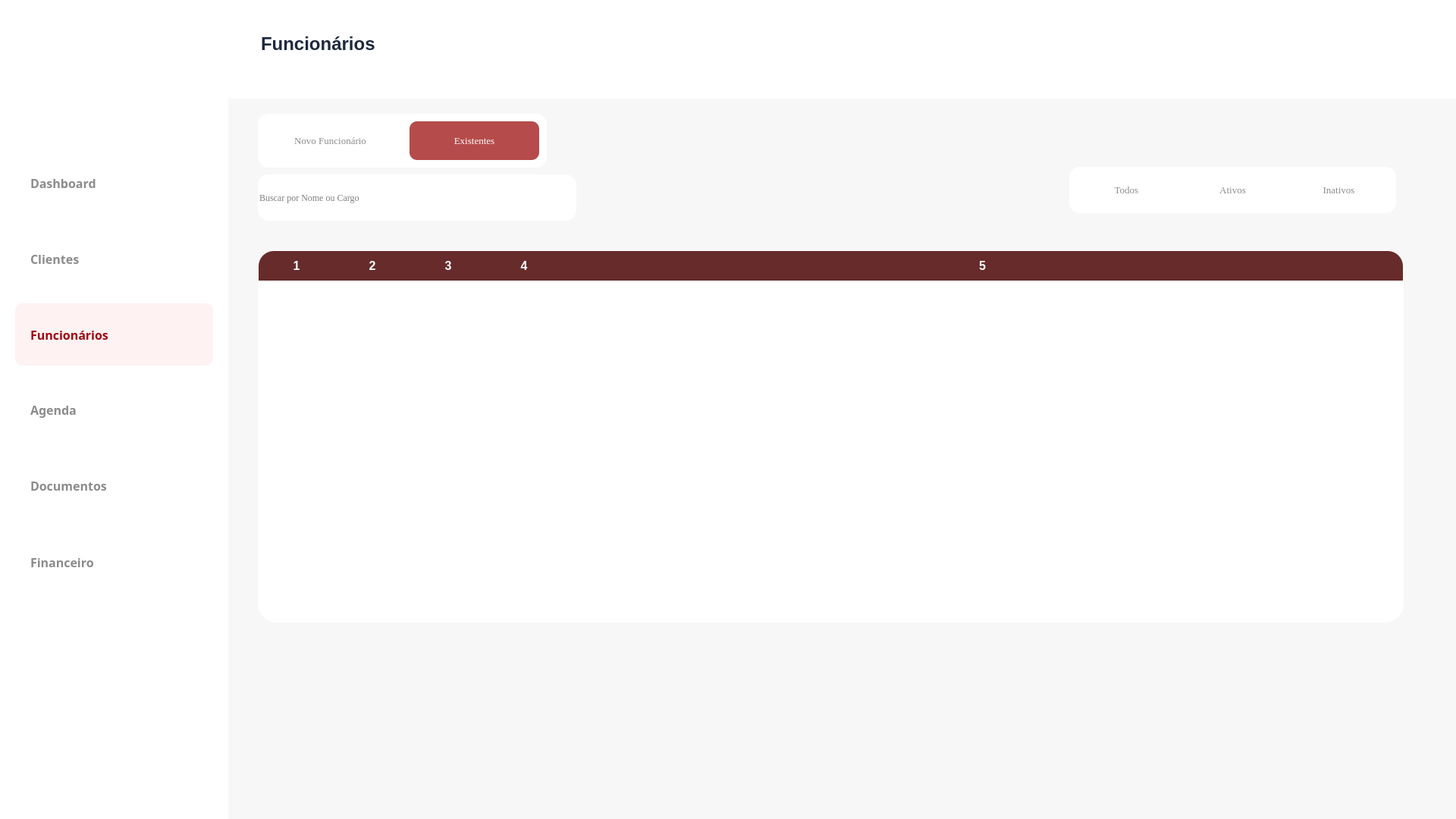
<?xml version="1.0" encoding="UTF-8"?>
<ui version="4.0">
 <class>Form</class>
 <widget class="QWidget" name="Form">
  <property name="geometry">
   <rect>
    <x>0</x>
    <y>0</y>
    <width>1920</width>
    <height>1080</height>
   </rect>
  </property>
  <property name="windowTitle">
   <string>Form</string>
  </property>
  <widget class="QFrame" name="frame_2">
   <property name="geometry">
    <rect>
     <x>0</x>
     <y>0</y>
     <width>1921</width>
     <height>131</height>
    </rect>
   </property>
   <property name="styleSheet">
    <string notr="true">background-color: rgb(255,255,255);
border: none;</string>
   </property>
   <property name="frameShape">
    <enum>QFrame::StyledPanel</enum>
   </property>
   <property name="frameShadow">
    <enum>QFrame::Raised</enum>
   </property>
   <widget class="QTextBrowser" name="textBrowser_2">
    <property name="geometry">
     <rect>
      <x>340</x>
      <y>40</y>
      <width>256</width>
      <height>51</height>
     </rect>
    </property>
    <property name="autoFillBackground">
     <bool>false</bool>
    </property>
    <property name="styleSheet">
     <string notr="true">border: 0px;
color:rgb(29, 41, 61);</string>
    </property>
    <property name="html">
     <string>&lt;!DOCTYPE HTML PUBLIC &quot;-//W3C//DTD HTML 4.0//EN&quot; &quot;http://www.w3.org/TR/REC-html40/strict.dtd&quot;&gt;
&lt;html&gt;&lt;head&gt;&lt;meta name=&quot;qrichtext&quot; content=&quot;1&quot; /&gt;&lt;style type=&quot;text/css&quot;&gt;
p, li { white-space: pre-wrap; }
&lt;/style&gt;&lt;/head&gt;&lt;body style=&quot; font-family:'MS Shell Dlg 2'; font-size:8.25pt; font-weight:400; font-style:normal;&quot;&gt;
&lt;p style=&quot; margin-top:0px; margin-bottom:0px; margin-left:0px; margin-right:0px; -qt-block-indent:0; text-indent:0px;&quot;&gt;&lt;span style=&quot; font-size:18pt; font-weight:600;&quot;&gt;Funcionários&lt;/span&gt;&lt;/p&gt;&lt;/body&gt;&lt;/html&gt;</string>
    </property>
   </widget>
  </widget>
  <widget class="QFrame" name="main_window_funcionario">
   <property name="geometry">
    <rect>
     <x>300</x>
     <y>130</y>
     <width>1621</width>
     <height>951</height>
    </rect>
   </property>
   <property name="toolTip">
    <string/>
   </property>
   <property name="styleSheet">
    <string notr="true">background-color: rgb(247, 247, 247);
border: none;</string>
   </property>
   <property name="frameShape">
    <enum>QFrame::StyledPanel</enum>
   </property>
   <property name="frameShadow">
    <enum>QFrame::Raised</enum>
   </property>
   <widget class="QLineEdit" name="lineEdit">
    <property name="geometry">
     <rect>
      <x>40</x>
      <y>100</y>
      <width>420</width>
      <height>61</height>
     </rect>
    </property>
    <property name="font">
     <font>
      <family>Georgia</family>
     </font>
    </property>
    <property name="styleSheet">
     <string notr="true">background-color: white;
border-radius: 14px;</string>
    </property>
    <property name="text">
     <string/>
    </property>
    <property name="placeholderText">
     <string>Buscar por Nome ou Cargo</string>
    </property>
   </widget>
   <widget class="QFrame" name="frame_5">
    <property name="geometry">
     <rect>
      <x>1110</x>
      <y>90</y>
      <width>431</width>
      <height>61</height>
     </rect>
    </property>
    <property name="styleSheet">
     <string notr="true">background-color: white;
border-radius: 14px;</string>
    </property>
    <property name="frameShape">
     <enum>QFrame::StyledPanel</enum>
    </property>
    <property name="frameShadow">
     <enum>QFrame::Raised</enum>
    </property>
    <widget class="QPushButton" name="pushButton_5">
     <property name="geometry">
      <rect>
       <x>10</x>
       <y>10</y>
       <width>131</width>
       <height>41</height>
      </rect>
     </property>
     <property name="font">
      <font>
       <family>Georgia</family>
       <pointsize>10</pointsize>
      </font>
     </property>
     <property name="styleSheet">
      <string notr="true">QPushButton {
    text-align: center;
    background-color: white;
    color: rgb(139,139,139);
    border-radius: 10px;
}

QPushButton:hover {
    background-color: rgb(247,247,247);
}

QPushButton:pressed {
    background-color: rgb(182,75,75);
    color: white;
}</string>
     </property>
     <property name="text">
      <string>Todos</string>
     </property>
     <property name="icon">
      <iconset>
       <normaloff>../do-utilizador.png</normaloff>../do-utilizador.png</iconset>
     </property>
    </widget>
    <widget class="QPushButton" name="pushButton_4">
     <property name="geometry">
      <rect>
       <x>150</x>
       <y>10</y>
       <width>131</width>
       <height>41</height>
      </rect>
     </property>
     <property name="font">
      <font>
       <family>Georgia</family>
       <pointsize>10</pointsize>
      </font>
     </property>
     <property name="styleSheet">
      <string notr="true">QPushButton {
    text-align: center;
    background-color: white;
    color: rgb(139,139,139);
    border-radius: 10px;
}

QPushButton:hover {
    background-color: rgb(247,247,247);
}

QPushButton:pressed {
    background-color: rgb(182,75,75);
    color: white;
}</string>
     </property>
     <property name="text">
      <string>Ativos</string>
     </property>
     <property name="icon">
      <iconset>
       <normaloff>../do-utilizador.png</normaloff>../do-utilizador.png</iconset>
     </property>
    </widget>
    <widget class="QPushButton" name="pushButton_6">
     <property name="geometry">
      <rect>
       <x>290</x>
       <y>10</y>
       <width>131</width>
       <height>41</height>
      </rect>
     </property>
     <property name="font">
      <font>
       <family>Georgia</family>
       <pointsize>10</pointsize>
      </font>
     </property>
     <property name="styleSheet">
      <string notr="true">QPushButton {
    text-align: center;
    background-color: white;
    color: rgb(139,139,139);
    border-radius: 10px;
}

QPushButton:hover {
    background-color: rgb(247,247,247);
}

QPushButton:pressed {
    background-color: rgb(182,75,75);
    color: white;
}</string>
     </property>
     <property name="text">
      <string>Inativos</string>
     </property>
     <property name="icon">
      <iconset>
       <normaloff>../do-utilizador.png</normaloff>../do-utilizador.png</iconset>
     </property>
    </widget>
   </widget>
   <widget class="QTableWidget" name="tableWidget">
    <property name="geometry">
     <rect>
      <x>40</x>
      <y>200</y>
      <width>1511</width>
      <height>491</height>
     </rect>
    </property>
    <property name="font">
     <font>
      <family>Georgia</family>
      <pointsize>12</pointsize>
      <weight>50</weight>
      <bold>false</bold>
     </font>
    </property>
    <property name="layoutDirection">
     <enum>Qt::LeftToRight</enum>
    </property>
    <property name="styleSheet">
     <string notr="true">QHeaderView::section {
	font-family: &quot;MS Shell Dlg 2&quot;;
    font-size: 16px;
    font-weight: bold;
    color: white;
    background-color: rgb(103, 43, 43);
    color: white;
    border: none;
	padding: 8px;
}
QHeaderView::section:first {
	border-top-left-radius: 20px;  /* Canto superior esquerdo */
    border-top-right-radius: 0px;
    border-bottom-left-radius: 0px;
    border-bottom-right-radius: 0px;
}
QHeaderView::section:last {
	border-top-left-radius: 0px;
    border-top-right-radius: 20px;
    border-bottom-left-radius: 0px;
    border-bottom-right-radius: 0px;
}
QTableWidget {
    border: none;
    border-radius: 25px;
    background-color: white;
    /* Necessário para o fundo arredondar corretamente */
    padding: 1px;
}
QTableWidget::section:first {
	font-family: &quot;Times New Roman&quot;;
    font-size: 12px;
	font-weight: bold;
    color: black;
}
QTableWidget::section:second, third {
	font-family: &quot;Times New Roman&quot;;
    font-size: 10px;
    color: rgb(152, 152, 152);
	text-align: center;
}
QTableWidget::section:last {
	font-family: &quot;Times New Roman&quot;;
    font-size: 12px;
	font-weight: bold;
    color: black;
	text-align: center;
}</string>
    </property>
    <property name="editTriggers">
     <set>QAbstractItemView::NoEditTriggers</set>
    </property>
    <property name="alternatingRowColors">
     <bool>true</bool>
    </property>
    <property name="sortingEnabled">
     <bool>true</bool>
    </property>
    <property name="columnCount">
     <number>5</number>
    </property>
    <attribute name="horizontalHeaderVisible">
     <bool>true</bool>
    </attribute>
    <attribute name="horizontalHeaderHighlightSections">
     <bool>true</bool>
    </attribute>
    <attribute name="horizontalHeaderStretchLastSection">
     <bool>true</bool>
    </attribute>
    <attribute name="verticalHeaderVisible">
     <bool>false</bool>
    </attribute>
    <column/>
    <column/>
    <column/>
    <column/>
    <column/>
   </widget>
   <widget class="QFrame" name="frame_4">
    <property name="geometry">
     <rect>
      <x>40</x>
      <y>20</y>
      <width>381</width>
      <height>71</height>
     </rect>
    </property>
    <property name="styleSheet">
     <string notr="true">background-color: white;
border-radius: 14px;</string>
    </property>
    <property name="frameShape">
     <enum>QFrame::StyledPanel</enum>
    </property>
    <property name="frameShadow">
     <enum>QFrame::Raised</enum>
    </property>
    <widget class="QPushButton" name="pushButton_2">
     <property name="geometry">
      <rect>
       <x>200</x>
       <y>10</y>
       <width>171</width>
       <height>51</height>
      </rect>
     </property>
     <property name="font">
      <font>
       <family>Georgia</family>
       <pointsize>10</pointsize>
      </font>
     </property>
     <property name="styleSheet">
      <string notr="true">QPushButton {
	text-align: center;
    background-color: rgb(182,75,75);
    color:  white;
    border-radius: 10px;
}
</string>
     </property>
     <property name="text">
      <string>Existentes</string>
     </property>
     <property name="icon">
      <iconset>
       <normaloff>../Source/utilizador.png</normaloff>../Source/utilizador.png</iconset>
     </property>
     <property name="iconSize">
      <size>
       <width>20</width>
       <height>20</height>
      </size>
     </property>
    </widget>
    <widget class="QPushButton" name="pushButton">
     <property name="geometry">
      <rect>
       <x>10</x>
       <y>10</y>
       <width>171</width>
       <height>51</height>
      </rect>
     </property>
     <property name="font">
      <font>
       <family>Georgia</family>
       <pointsize>10</pointsize>
      </font>
     </property>
     <property name="styleSheet">
      <string notr="true">QPushButton {
    text-align: center;
    background-color: white;
    color: rgb(139,139,139);
    border-radius: 10px;
}

QPushButton:hover {
    background-color: rgb(247,247,247);
}

QPushButton:pressed {
    background-color: rgb(182,75,75);
    color: white;
}</string>
     </property>
     <property name="text">
      <string>Novo Funcionário</string>
     </property>
     <property name="icon">
      <iconset>
       <normaloff>../Source/botao-adicionar.png</normaloff>../Source/botao-adicionar.png</iconset>
     </property>
     <property name="iconSize">
      <size>
       <width>20</width>
       <height>20</height>
      </size>
     </property>
    </widget>
   </widget>
  </widget>
  <widget class="QFrame" name="menu_lateral">
   <property name="geometry">
    <rect>
     <x>0</x>
     <y>0</y>
     <width>301</width>
     <height>1081</height>
    </rect>
   </property>
   <property name="styleSheet">
    <string notr="true">background-color: rgb(255,255,255);
border: none;</string>
   </property>
   <widget class="QPushButton" name="btn_abrir_dashboard_menu">
    <property name="geometry">
     <rect>
      <x>20</x>
      <y>200</y>
      <width>261</width>
      <height>82</height>
     </rect>
    </property>
    <property name="font">
     <font>
      <family>Segoe UI Semibold</family>
      <pointsize>12</pointsize>
      <weight>75</weight>
      <bold>true</bold>
     </font>
    </property>
    <property name="cursor">
     <cursorShape>PointingHandCursor</cursorShape>
    </property>
    <property name="layoutDirection">
     <enum>Qt::LeftToRight</enum>
    </property>
    <property name="styleSheet">
     <string notr="true">QPushButton {
    text-align: left;
    padding-left: 20px;
    min-height: 42px;
    background-color: white;
    color: rgb(139,139,139);
    border-radius: 10px;
}

QPushButton:hover {
    background-color: rgb(247,247,247);
}

QPushButton:pressed {
    background-color: rgb(182,75,75);
    color: white;
}</string>
    </property>
    <property name="text">
     <string>Dashboard</string>
    </property>
    <property name="icon">
     <iconset>
      <normaloff>../Source/dashboard.svg</normaloff>../Source/dashboard.svg</iconset>
    </property>
    <property name="iconSize">
     <size>
      <width>50</width>
      <height>50</height>
     </size>
    </property>
   </widget>
   <widget class="QPushButton" name="btn_abrir_cliente_menu">
    <property name="geometry">
     <rect>
      <x>20</x>
      <y>300</y>
      <width>261</width>
      <height>82</height>
     </rect>
    </property>
    <property name="font">
     <font>
      <family>Segoe UI Semibold</family>
      <pointsize>12</pointsize>
      <weight>75</weight>
      <bold>true</bold>
     </font>
    </property>
    <property name="cursor">
     <cursorShape>PointingHandCursor</cursorShape>
    </property>
    <property name="styleSheet">
     <string notr="true">QPushButton {
    text-align: left;
    padding-left: 20px;
    min-height: 42px;
    background-color: white;
    color: rgb(139,139,139);
    border-radius: 10px;
}

QPushButton:hover {
    background-color: rgb(247,247,247);
}

QPushButton:pressed {
    background-color: rgb(182,75,75);
    color: white;
}</string>
    </property>
    <property name="text">
     <string>Clientes</string>
    </property>
    <property name="icon">
     <iconset>
      <normaloff>../Source/clientes.svg</normaloff>../Source/clientes.svg</iconset>
    </property>
    <property name="iconSize">
     <size>
      <width>40</width>
      <height>40</height>
     </size>
    </property>
   </widget>
   <widget class="QPushButton" name="btn_abrir_funcionario_menu">
    <property name="geometry">
     <rect>
      <x>20</x>
      <y>400</y>
      <width>261</width>
      <height>82</height>
     </rect>
    </property>
    <property name="font">
     <font>
      <family>Segoe UI Semibold</family>
      <pointsize>12</pointsize>
      <weight>75</weight>
      <bold>true</bold>
     </font>
    </property>
    <property name="cursor">
     <cursorShape>PointingHandCursor</cursorShape>
    </property>
    <property name="styleSheet">
     <string notr="true">QPushButton {
	text-align: left;
	padding: 20px;
    min-height: 42px;
    background-color: rgb(254, 242, 242);
    color:  rgb(159, 7, 18);
    border-radius: 10px;
}</string>
    </property>
    <property name="text">
     <string>Funcionários</string>
    </property>
    <property name="icon">
     <iconset>
      <normaloff>../Source/funcionarios.svg</normaloff>../Source/funcionarios.svg</iconset>
    </property>
    <property name="iconSize">
     <size>
      <width>40</width>
      <height>40</height>
     </size>
    </property>
   </widget>
   <widget class="QPushButton" name="btn_abrir_agenda_menu">
    <property name="geometry">
     <rect>
      <x>20</x>
      <y>500</y>
      <width>261</width>
      <height>80</height>
     </rect>
    </property>
    <property name="font">
     <font>
      <family>Segoe UI Semibold</family>
      <pointsize>12</pointsize>
      <weight>75</weight>
      <bold>true</bold>
     </font>
    </property>
    <property name="cursor">
     <cursorShape>PointingHandCursor</cursorShape>
    </property>
    <property name="styleSheet">
     <string notr="true">QPushButton {
	text-align: left;
	padding: 20px;
    min-height: 40px;
    background-color: white;
    color:  rgb(139, 139, 139);
    border-radius: 10px;
}

QPushButton:hover {
    background-color: rgb(247, 247, 247);
	color: rgb(139, 139, 139);
}

QPushButton:pressed {
    background-color: rgb(182, 75, 75);
	color: white;
}</string>
    </property>
    <property name="text">
     <string>Agenda</string>
    </property>
    <property name="icon">
     <iconset>
      <normaloff>../Source/agenda.svg</normaloff>../Source/agenda.svg</iconset>
    </property>
    <property name="iconSize">
     <size>
      <width>50</width>
      <height>50</height>
     </size>
    </property>
   </widget>
   <widget class="QPushButton" name="btn_abrir_documento_menu">
    <property name="geometry">
     <rect>
      <x>20</x>
      <y>600</y>
      <width>261</width>
      <height>80</height>
     </rect>
    </property>
    <property name="font">
     <font>
      <family>Segoe UI Semibold</family>
      <pointsize>12</pointsize>
      <weight>75</weight>
      <bold>true</bold>
     </font>
    </property>
    <property name="cursor">
     <cursorShape>PointingHandCursor</cursorShape>
    </property>
    <property name="styleSheet">
     <string notr="true">QPushButton {
	text-align: left;
	padding: 20px;
    background-color: white;
    color:  rgb(139, 139, 139);
    border-radius: 10px;
}

QPushButton:hover {
    background-color: rgb(247, 247, 247);
	color: rgb(139, 139, 139);
}

QPushButton:pressed {
    background-color: rgb(182, 75, 75);
	color: white;
}</string>
    </property>
    <property name="text">
     <string>Documentos</string>
    </property>
    <property name="icon">
     <iconset>
      <normaloff>../Source/documentos.svg</normaloff>../Source/documentos.svg</iconset>
    </property>
    <property name="iconSize">
     <size>
      <width>50</width>
      <height>50</height>
     </size>
    </property>
   </widget>
   <widget class="QLabel" name="logo">
    <property name="geometry">
     <rect>
      <x>40</x>
      <y>10</y>
      <width>191</width>
      <height>181</height>
     </rect>
    </property>
    <property name="text">
     <string notr="true"/>
    </property>
    <property name="pixmap">
     <pixmap>../Source/Cenicos.jpg</pixmap>
    </property>
    <property name="scaledContents">
     <bool>true</bool>
    </property>
   </widget>
   <widget class="QPushButton" name="btn_abrir_financeiro_menu">
    <property name="geometry">
     <rect>
      <x>20</x>
      <y>700</y>
      <width>261</width>
      <height>82</height>
     </rect>
    </property>
    <property name="font">
     <font>
      <family>Segoe UI Semibold</family>
      <pointsize>12</pointsize>
      <weight>75</weight>
      <bold>true</bold>
     </font>
    </property>
    <property name="cursor">
     <cursorShape>PointingHandCursor</cursorShape>
    </property>
    <property name="styleSheet">
     <string notr="true">
QPushButton {
    text-align: left;
    padding-left: 20px;
    min-height: 42px;
    background-color: white;
    color: rgb(139,139,139);
    border-radius: 10px;
}

QPushButton:hover {
    background-color: rgb(247,247,247);
}

QPushButton:pressed {
    background-color: rgb(182,75,75);
    color: white;
}
</string>
    </property>
    <property name="text">
     <string>Financeiro</string>
    </property>
    <property name="icon">
     <iconset>
      <normaloff>../Source/financeiro.svg</normaloff>../Source/financeiro.svg</iconset>
    </property>
    <property name="iconSize">
     <size>
      <width>50</width>
      <height>50</height>
     </size>
    </property>
   </widget>
  </widget>
 </widget>
 <resources/>
 <connections/>
</ui>
